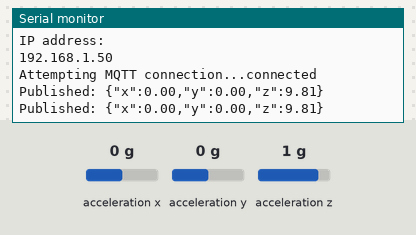
The sketch below on a simulated ESP32. Shown: the last lines printed to the serial monitor. The test bench sets the inputs (shaded band); at power-on: acceleration x 0 g, acceleration y 0 g, acceleration z 1 g. WiFi joins after 1.5 s; servers stay silent unless stated; random numbers use the default seed unless the sketch sets one; no MQTT or app messages arrive unless stated.

Above: at 2.7 s.
2.8 s: acceleration x set to -1.4 g
At 4.1 s:
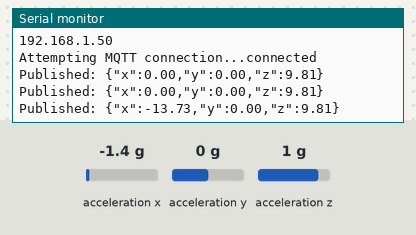
4.3 s: acceleration y set to -1.4 g
At 5.4 s:
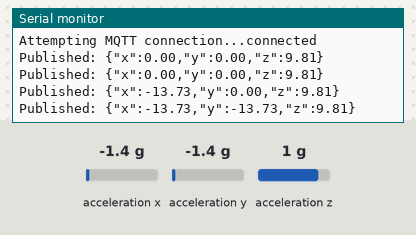
5.8 s: acceleration z set to -1.4 g
At 7.3 s:
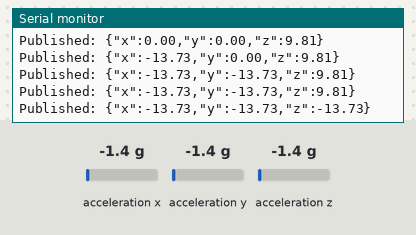

The sketch:

sketch_nov12a.ino
```cpp
#include <WiFi.h>
#include <PubSubClient.h>
#include <Wire.h>
#include <Adafruit_Sensor.h>
#include <Adafruit_ADXL345_U.h>

// WiFi credentials
const char* ssid = "pencaricuanmobile";
const char* password = "123456789";

// MQTT Broker details (RabbitMQ)
const char* mqtt_server = "rmq2.pptik.id";
const int mqtt_port = 1883;
const char* mqtt_user = "/pm_module:pm_modue";
const char* mqtt_password = "hl6GjO5LlRuQT1n";

// MQTT topics for each axis
const char* topic = "sensor/accel/xyz";

// Virtual Host (optional, depending on your RabbitMQ setup)

WiFiClient espClient;
PubSubClient client(espClient);
Adafruit_ADXL345_Unified accel = Adafruit_ADXL345_Unified();

void setup_sensor() {
  if (!accel.begin()) {
    Serial.println("No ADXL345 sensor detected.");
    while (1);
  }
  accel.setRange(ADXL345_RANGE_16_G);
}

void publish_sensordata() {
  sensors_event_t event;
  accel.getEvent(&event);

  // Create a JSON payload for more structured data
  char payload[100];
  snprintf(payload, sizeof(payload),
            "{\"x\":%.2f,\"y\":%.2f,\"z\":%.2f}",
            event.acceleration.x,
            event.acceleration.y,
            event.acceleration.z);

  // Publish the JSON payload
  client.publish(topic, payload);

  // Debug output
  Serial.print("Published: ");
  Serial.println(payload);
}

void setup_wifi() {
  delay(10);
  Serial.println();
  Serial.print("Connecting to ");
  Serial.println(ssid);

  WiFi.begin(ssid, password);
  while (WiFi.status() != WL_CONNECTED) {
    Serial.print(".");
    delay(500);
  }

  Serial.println("");
  Serial.println("WiFi connected");
  Serial.println("IP address: ");
  Serial.println(WiFi.localIP());
}

void reconnect() {
  while (!client.connected()) {
    Serial.print("Attempting MQTT connection...");
    String clientId = "ESP32Client-";
    clientId += String(random(0xffff), HEX);

    // Use vhost if needed (for RabbitMQ)
    if (client.connect(clientId.c_str(), mqtt_user, mqtt_password)) {
      Serial.println("connected");
    } else {
      Serial.print("failed, rc=");
      Serial.print(client.state());
      Serial.println(" try again in 5 seconds");
      delay(5000);
    }
  }
}

void setup() {
  Serial.begin(115200);
  setup_sensor();
  setup_wifi();
  client.setServer(mqtt_server, mqtt_port);
  randomSeed(micros());
}

void loop() {
  if (!client.connected()) {
    reconnect();
  }
  client.loop();

  publish_sensordata();
  delay(1000);  // Update every 1000ms for smoother gauge movement
}
```

Measured:
- after the input at 2.8 s, the serial monitor: prints a new line after 0.77 s (image 1)
- after the input at 4.3 s, the serial monitor: prints a new line after 0.27 s (image 2)
- after the input at 5.8 s, the serial monitor: prints a new line after 0.78 s (image 3)
